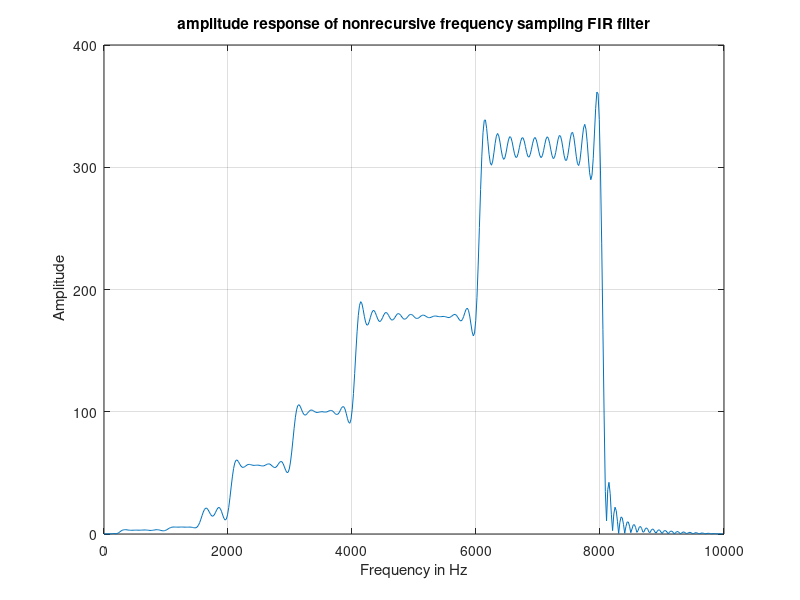
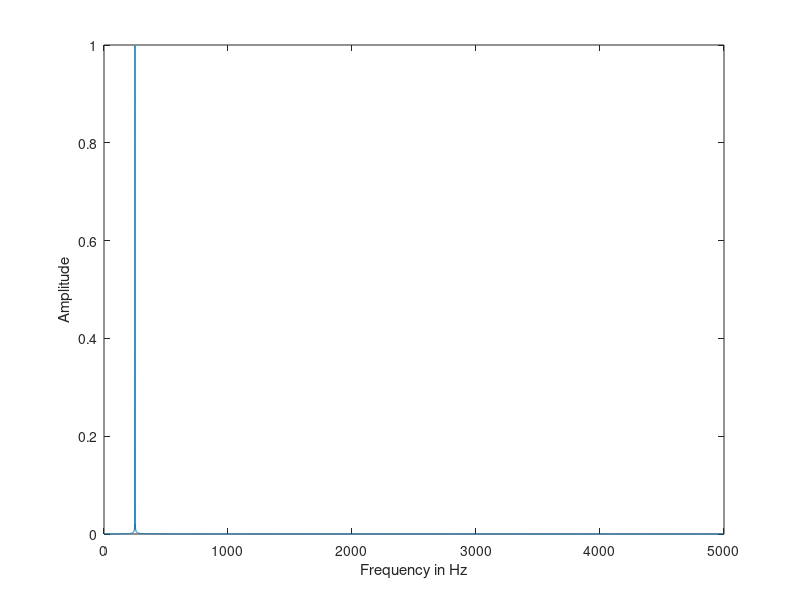
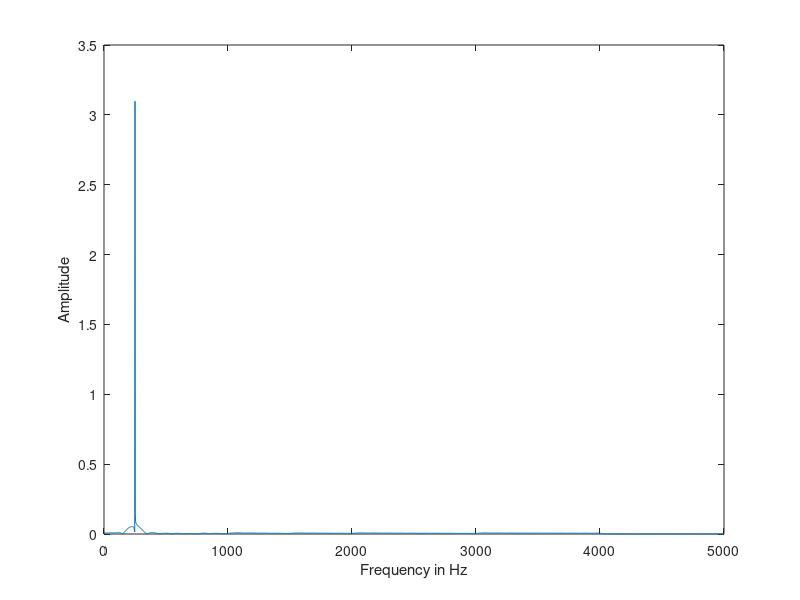
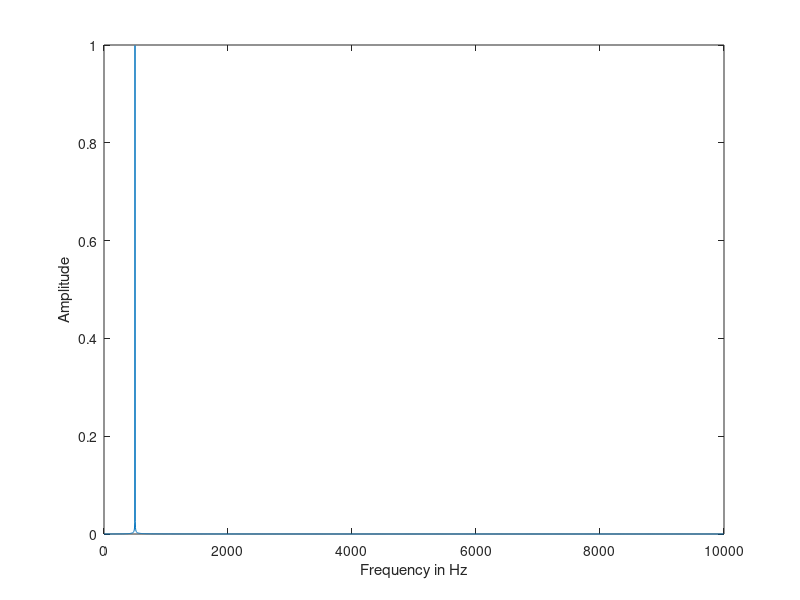

The MATLAB script that drew these images, in order:
clear all;
clc;
%?????????
N=200;
alpha=(N/2)-1;
upper_limit=(N/2)-1;

Fs=20000;
H=[0 0 0 3.1622 3.1622 3.1622 3.1622 3.1622 3.1622 3.1622 3.1622 5.6234 5.6234 5.6234 5.6234 5.6234 17.7828 17.7828 17.7828 17.7828 17.7828 56.2341 56.2341 56.2341 56.2341 56.2341 56.2341 56.2341 56.2341 56.2341 56.2341 100 100 100 100 100 100 100 100 100 100 177.8279 177.8279 177.8279 177.8279 177.8279 177.8279 177.8279 177.8279 177.8279 177.8279 177.8279 177.8279 177.8279 177.8279 177.8279 177.8279 177.8279 177.8279 177.8279 177.8279 316.2278  316.2278 316.2278 316.2278 316.2278 316.2278 316.2278 316.2278 316.2278 316.2278 316.2278 316.2278 316.2278 316.2278 316.2278 316.2278 316.2278 316.2278 316.2278 316.2278 0 0 0 0 0 0 0 0 0 0 0 0 0 0 0 0 0 0 0 0 0];
m=1;
for n=0:(N-1);
    for k=1:upper_limit
        inner(k)=2*abs(H(k+1))*cos(abs(2*pi*k*(n-alpha)/N));
    end
    tot_inner=sum(inner)+H(0+1);
    h(m)=(1/N)*tot_inner;
    m=m+1;
end

[H,q]=freqz(h,1,512,Fs);
amp_resp=abs(H);
phase_resp=angle(H);

figure(1);plot(q,amp_resp);
title('amplitude response of nonrecursive frequency sampling FIR filter');
xlabel('Frequency in Hz');ylabel(' Amplitude');axis([0 Fs/2 0 400]); grid;

%sine 250 Hz
f1=250;
fs=10000;
N=0:5000;
t=N/fs;
x1=sin(2*pi*f1*t)
X1=fft(x1);
L=length(N);
Mag_X1=abs(X1(1:L/2)./(L/2));
f_scale=(0:(L/2)-1).*(fs/L);
figure(2);plot(f_scale,Mag_X1); xlabel('Frequency in Hz');
ylabel('Amplitude');
y1=filter(h,1,x1)
Y1=fft(y1);
L=length(N);
Mag_Y1=abs(Y1(1:L/2)./(L/2));
f_scale=(0:(L/2)-1).*(fs/L);
figure(3);plot(f_scale,Mag_Y1); xlabel('Frequency in Hz');
ylabel('Amplitude');
%sine 500 Hz
f2=500;
fs=20000;
N=0:5000;
t=N/fs;
x2=sin(2*pi*f2*t)
X1=fft(x2);
L=length(N);
Mag_X2=abs(X1(1:L/2)./(L/2));
f_scale=(0:(L/2)-1).*(fs/L);
figure(4);plot(f_scale,Mag_X2); xlabel('Frequency in Hz');
ylabel('Amplitude');
y2=filter(h,1,x2)
Y2=fft(y2);
L=length(N);
Mag_Y2=abs(Y2(1:L/2)./(L/2));
f_scale=(0:(L/2)-1).*(fs/L);
figure(5);plot(f_scale,Mag_Y2); xlabel('Frequency in Hz');
ylabel('Amplitude');
%sine 1500 Hz
f3=1500;
fs=22000;
N=0:5000;
t=N/fs;
x3=sin(2*pi*f3*t)
X3=fft(x3);
L=length(N);
Mag_X3=abs(X3(1:L/2)./(L/2));
f_scale=(0:(L/2)-1).*(fs/L);
figure(6);plot(f_scale,Mag_X3); xlabel('Frequency in Hz');
ylabel('Amplitude');
y3=filter(h,1,x3)
Y3=fft(y3);
L=length(N);
Mag_Y3=abs(Y3(1:L/2)./(L/2));
f_scale=(0:(L/2)-1).*(fs/L);
figure(7);plot(f_scale,Mag_Y3); xlabel('Frequency in Hz');
ylabel('Amplitude');
%sine 3000 Hz
f4=3000;
fs=22000;
N=0:5000;
t=N/fs;
x4=sin(2*pi*f4*t)
X4=fft(x4);
L=length(N);
Mag_X4=abs(X4(1:L/2)./(L/2));
f_scale=(0:(L/2)-1).*(fs/L);
figure(8);plot(f_scale,Mag_X4); xlabel('Frequency in Hz');
ylabel('Amplitude');
y4=filter(h,1,x4)
Y4=fft(y4);
L=length(N);
Mag_Y4=abs(Y4(1:L/2)./(L/2));
f_scale=(0:(L/2)-1).*(fs/L);
figure(9);plot(f_scale,Mag_Y4); xlabel('Frequency in Hz');
ylabel('Amplitude');
%sine 6000 Hz
f5=6000;
fs=22000;
N=0:5000;
t=N/fs;
x5=sin(2*pi*f5*t)
X5=fft(x5);
L=length(N);
Mag_X5=abs(X5(1:L/2)./(L/2));
f_scale=(0:(L/2)-1).*(fs/L);
figure(10);plot(f_scale,Mag_X5); xlabel('Frequency in Hz');
ylabel('Amplitude');
y5=filter(h,1,x5)
Y5=fft(y5);
L=length(N);
Mag_Y5=abs(Y5(1:L/2)./(L/2));
f_scale=(0:(L/2)-1).*(fs/L);
figure(11);plot(f_scale,Mag_Y5); xlabel('Frequency in Hz');
ylabel('Amplitude');
%sine 8000 Hz
f6=8000;
fs=24000;
N=0:5000;
t=N/fs;
x6=sin(2*pi*f6*t)
X6=fft(x6);
L=length(N);
Mag_X6=abs(X6(1:L/2)./(L/2));
f_scale=(0:(L/2)-1).*(fs/L);
figure(12);plot(f_scale,Mag_X6); xlabel('Frequency in Hz');
ylabel('Amplitude');
y6=filter(h,1,x6)
Y6=fft(y6);
L=length(N);
Mag_Y6=abs(Y6(1:L/2)./(L/2));
f_scale=(0:(L/2)-1).*(fs/L);
figure(13);plot(f_scale,Mag_Y6); xlabel('Frequency in Hz');
ylabel('Amplitude');
%sine 1000 Hz
f7=1000;
fs=25000;
N=0:5000;
t=N/fs;
x7=sin(2*pi*f7*t)
X7=fft(x7);
L=length(N);
Mag_X7=abs(X7(1:L/2)./(L/2));
f_scale=(0:(L/2)-1).*(fs/L);
figure(14);plot(f_scale,Mag_X7); xlabel('Frequency in Hz');
ylabel('Amplitude');
y7=filter(h,1,x7)
Y7=fft(y7);
L=length(N);
Mag_Y7=abs(Y7(1:L/2)./(L/2));
f_scale=(0:(L/2)-1).*(fs/L);
figure(15);plot(f_scale,Mag_Y7); xlabel('Frequency in Hz');
ylabel('Amplitude');
%sine 4000 Hz
f8=4000;
fs=19900;
N=0:5000;
t=N/fs;
x8=sin(2*pi*f8*t)
X8=fft(x8);
L=length(N);
Mag_X8=abs(X8(1:L/2)./(L/2));
f_scale=(0:(L/2)-1).*(fs/L);
figure(16);plot(f_scale,Mag_X8); xlabel('Frequency in Hz');
ylabel('Amplitude');
y8=filter(h,1,x8)
Y8=fft(y8);
L=length(N);
Mag_Y8=abs(Y8(1:L/2)./(L/2));
f_scale=(0:(L/2)-1).*(fs/L);
figure(17);plot(f_scale,Mag_Y8); xlabel('Frequency in Hz');
ylabel('Amplitude');
% Ytotlal
N=0:5000;
fs=24000;
Ytotal=Y1+Y2+Y3+Y4+Y5+Y6+Y7+Y8;
L=length(N);
Mag_Yto=abs(Ytotal(1:L/2)./(L/2));
f_scale=(0:(L/2)-1).*(fs/L);
figure(18);plot(f_scale,Mag_Yto); xlabel('Frequency in Hz');
ylabel('Amplitude');